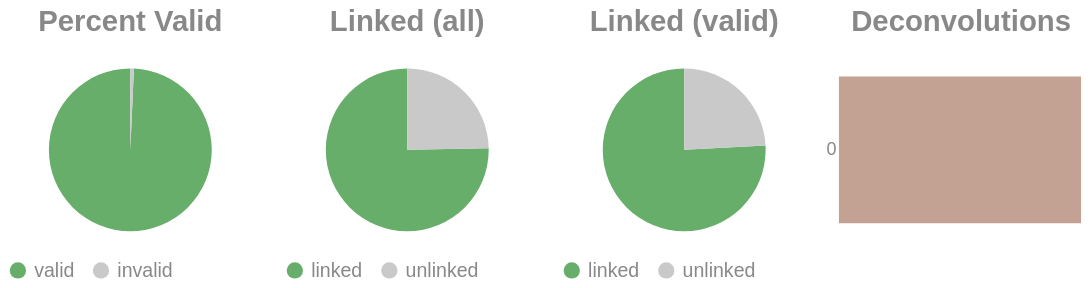

Here is the notebook cell this chart was saved with:
### Code cell
if SKIPLR:
    pass
else:
    clash = Counter()
    for i in valids['molecule'].to_list():
        _mol = i.split("-")
        if len(_mol) == 1:
            clash.update('0')
        else:
            clash.update(_mol[-1])

    _d = {"deconvolutions": [], 'count': []}
    for k,v in clash.items():
        _d['deconvolutions'].append(k)
        _d['count'].append(v)

    tot_valid = valids['reads'].sum()
    mask = valids['reads'] >= 2
    n_linked_reads = valids.filter(mask)['reads'].sum()
    if n_linked_reads == 0:
        print_html("No linked molecules (>=2 reads) were detected; skipping linked-only distributions.")
        SKIPLR = True
    else:
        perc_valid = round(tot_valid / n_reads, 4)
        linked_perc_abs = round(n_linked_reads / n_reads, 4)
        linked_perc = round(n_linked_reads / tot_valid, 4)

    _valid = pl.DataFrame({"valids": ['valid', 'invalid'], "count": [tot_valid, n_reads - tot_valid]})
    _linked_abs = pl.DataFrame({"linked (absolute)": ['linked', 'unlinked'], "count": [n_linked_reads, n_reads - n_linked_reads]})
    _linked_rel = pl.DataFrame({"linked (valids)": ['linked', 'unlinked'], "count": [n_linked_reads, tot_valid - n_linked_reads]})

    (
        alt.hconcat(
            piechart(_valid, goodval = 'valid', title = "Percent Valid"),
            piechart(_linked_abs, goodval = "linked", title =  "Linked (all)"),
            piechart(_linked_rel, goodval = "linked", title =  "Linked (valid)"),
            convolutionbar(pl.DataFrame(_d), title = "Deconvolutions"),
            center = True,
            bounds = 'flush'
        )
        .resolve_scale(color='independent')
        .resolve_legend('independent')
        .properties(usermeta={'embedOptions': {"actions": False}})
    ).display()

### Figure 1 — Vega-Lite specification as saved in the notebook (floating-point values rounded to 4 significant figures)
{"width": "container", "height": 400, "config": {"title": {"anchor": "start", "dy": -15, "fontSize": 18, "color": "#888888", "subtitleColor": "#888888", "subtitleFontSize": 14}, "arc": {"fill": "#0072B2"}, "axis": {"domainColor": "#888888", "domainWidth": 0.5, "gridWidth": 0.2, "grid": false, "titleFontWeight": 400, "titleFontSize": 15, "labelFontSize": 11, "labelColor": "#888888", "tickColor": "#888888", "tickWidth": 0.2, "titleColor": "#888888"}, "axisBand": {"grid": false}, "axisX": {"grid": true, "tickSize": 10, "domainCap": "round"}, "axisY": {"domain": false, "grid": true, "tickSize": 0, "domainCap": "round"}, "background": "transparent", "header": {"labelFontSize": 15, "labelColor": "#888888", "titleFontSize": 15, "titleFontWeight": 600, "titleColor": "#888888"}, "legend": {"labelFont": "sans-serif", "labelFontSize": 12, "labelColor": "#888888", "symbolSize": 100, "symbolType": "circle", "titleFontSize": 12, "titlePadding": 10, "titleColor": "#888888", "title": null}, "range": {"category": ["#E69F00", "#56B4E9", "#009E73", "#F0E442", "#0072B2", "#D55E00", "#CC79A7", "#000000"], "diverging": ["#cfe8f3", "#a2d4ec", "#73bfe2", "#46abdb", "#1696d2", "#12719e"]}, "area": {"fill": "#0072B2", "fillOpacity": 0.7, "line": true, "strokeOpacity": 0.7}, "line": {"color": "#0072B2", "stroke": "#0072B2", "strokeWidth": 2}, "trail": {"color": "#0072B2", "stroke": "#0072B2", "strokeWidth": 0, "size": 1}, "point": {"filled": true, "fillOpacity": 1.0, "size": 95}, "text": {"color": "#888888", "fontSize": 11, "align": "right", "fontWeight": 400, "size": 11}, "bar": {"fill": "#0072B2", "stroke": null}, "view": {"stroke": null, "continuousWidth": 660, "continuousHeight": 400}}, "hconcat": [{"data": {"name": "data-ca8d33412116e662a8ffae53f6638792"}, "mark": {"type": "arc"}, "encoding": {"color": {"field": "valids", "legend": {"orient": "bottom", "title": null}, "scale": {"domain": ["valid", "invalid"], "range": ["#68ae6b", "#C9C9C9"]}, "title": "Valids", "type": "nominal"}, "theta": {"field": "count", "type": "quantitative"}, "tooltip": [{"field": "valids", "title": "Valids", "type": "ordinal"}, {"field": "percent", "format": ".2%", "title": "Percent", "type": "quantitative"}, {"field": "count", "title": "Count", "type": "quantitative"}]}, "height": 100, "title": {"text": "Percent Valid", "align": "center", "anchor": "middle"}, "transform": [{"calculate": "datum.count / 12566498", "as": "percent"}], "width": 150}, {"data": {"name": "data-5de6e8dccab96b3fd43118703f18e73f"}, "mark": {"type": "arc"}, "encoding": {"color": {"field": "linked (absolute)", "legend": {"orient": "bottom", "title": null}, "scale": {"domain": ["linked", "unlinked"], "range": ["#68ae6b", "#C9C9C9"]}, "title": "Linked (Absolute)", "type": "nominal"}, "theta": {"field": "count", "type": "quantitative"}, "tooltip": [{"field": "linked (absolute)", "title": "Linked (Absolute)", "type": "ordinal"}, {"field": "percent", "format": ".2%", "title": "Percent", "type": "quantitative"}, {"field": "count", "title": "Count", "type": "quantitative"}]}, "height": 100, "title": {"text": "Linked (all)", "align": "center", "anchor": "middle"}, "transform": [{"calculate": "datum.count / 12566498", "as": "percent"}], "width": 150}, {"data": {"name": "data-788db17715e9f6797b8509627db0ba40"}, "mark": {"type": "arc"}, "encoding": {"color": {"field": "linked (valids)", "legend": {"orient": "bottom", "title": null}, "scale": {"domain": ["linked", "unlinked"], "range": ["#68ae6b", "#C9C9C9"]}, "title": "Linked (Valids)", "type": "nominal"}, "theta": {"field": "count", "type": "quantitative"}, "tooltip": [{"field": "linked (valids)", "title": "Linked (Valids)", "type": "ordinal"}, {"field": "percent", "format": ".2%", "title": "Percent", "type": "quantitative"}, {"field": "count", "title": "Count", "type": "quantitative"}]}, "height": 100, "title": {"text": "Linked (valid)", "align": "center", "anchor": "middle"}, "transform": [{"calculate": "datum.count / 12477672", "as": "percent"}], "width": 150}, {"data": {"name": "data-df9e31b3d6247bb260e45ec6dfcbcdf2"}, "mark": {"type": "bar"}, "encoding": {"color": {"field": "deconvolutions", "legend": null, "scale": {"scheme": "lightgreyred"}, "type": "nominal"}, "tooltip": [{"field": "deconvolutions", "title": "Deconvolutions", "type": "ordinal"}, {"field": "percent", "format": ".2%", "title": "Percent", "type": "quantitative"}, {"field": "count", "title": "Count", "type": "quantitative"}], "x": {"axis": null, "field": "count", "type": "quantitative"}, "y": {"field": "deconvolutions", "sort": "ascending", "title": null, "type": "nominal"}}, "height": 100, "title": {"text": "Deconvolutions", "align": "center", "anchor": "middle"}, "transform": [{"calculate": "datum.count / 4954180", "as": "percent"}], "width": 150}], "bounds": "flush", "center": true, "resolve": {"legend": {"angle": "independent"}, "scale": {"color": "independent"}}, "usermeta": {"embedOptions": {"actions": false}}, "$schema": "https://vega.github.io/schema/vega-lite/v6.1.0.json", "datasets": {"data-ca8d33412116e662a8ffae53f6638792": [{"valids": "valid", "count": 12477672}, {"valids": "invalid", "count": 88826}], "data-5de6e8dccab96b3fd43118703f18e73f": [{"linked (absolute)": "linked", "count": 9463568}, {"linked (absolute)": "unlinked", "count": 3102930}], "data-788db17715e9f6797b8509627db0ba40": [{"linked (valids)": "linked", "count": 9463568}, {"linked (valids)": "unlinked", "count": 3014104}], "data-df9e31b3d6247bb260e45ec6dfcbcdf2": [{"deconvolutions": "0", "count": 4954180}]}}
